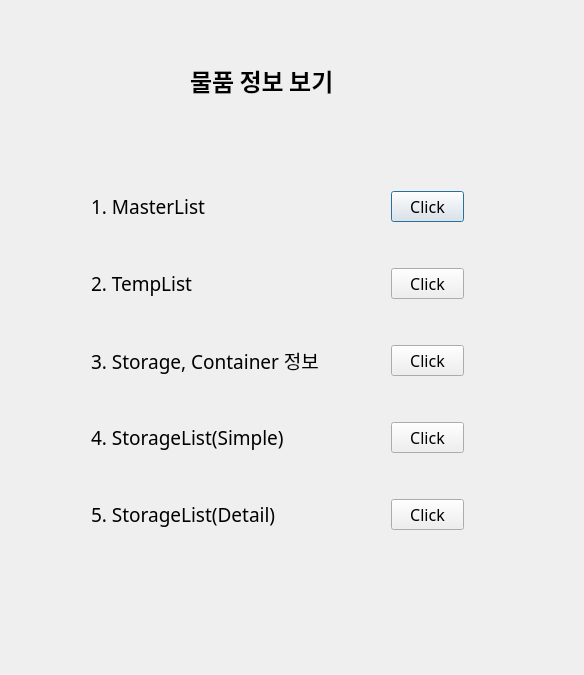
<?xml version="1.0" encoding="UTF-8"?>
<ui version="4.0">
 <class>DisplayWindow</class>
 <widget class="QDialog" name="DisplayWindow">
  <property name="geometry">
   <rect>
    <x>0</x>
    <y>0</y>
    <width>584</width>
    <height>675</height>
   </rect>
  </property>
  <property name="windowTitle">
   <string>DisplayWindow</string>
  </property>
  <widget class="QLabel" name="label">
   <property name="geometry">
    <rect>
     <x>190</x>
     <y>50</y>
     <width>201</width>
     <height>61</height>
    </rect>
   </property>
   <property name="font">
    <font>
     <family>함초롬바탕</family>
     <pointsize>18</pointsize>
     <weight>75</weight>
     <bold>true</bold>
    </font>
   </property>
   <property name="text">
    <string>물품 정보 보기</string>
   </property>
  </widget>
  <widget class="QWidget" name="layoutWidget">
   <property name="geometry">
    <rect>
     <x>80</x>
     <y>160</y>
     <width>290</width>
     <height>401</height>
    </rect>
   </property>
   <layout class="QVBoxLayout" name="verticalLayout">
    <item>
     <widget class="QLabel" name="label_2">
      <property name="font">
       <font>
        <family>함초롬바탕</family>
        <pointsize>14</pointsize>
        <weight>50</weight>
        <bold>false</bold>
       </font>
      </property>
      <property name="text">
       <string>1. MasterList</string>
      </property>
     </widget>
    </item>
    <item>
     <widget class="QLabel" name="label_3">
      <property name="font">
       <font>
        <family>함초롬바탕</family>
        <pointsize>14</pointsize>
        <weight>50</weight>
        <bold>false</bold>
       </font>
      </property>
      <property name="text">
       <string>2. TempList</string>
      </property>
     </widget>
    </item>
    <item>
     <widget class="QLabel" name="label_4">
      <property name="font">
       <font>
        <family>함초롬바탕</family>
        <pointsize>14</pointsize>
        <weight>50</weight>
        <bold>false</bold>
       </font>
      </property>
      <property name="text">
       <string>3. Storage, Container 정보</string>
      </property>
     </widget>
    </item>
    <item>
     <widget class="QLabel" name="label_5">
      <property name="font">
       <font>
        <family>함초롬바탕</family>
        <pointsize>14</pointsize>
        <weight>50</weight>
        <bold>false</bold>
       </font>
      </property>
      <property name="text">
       <string>4. StorageList(Simple)</string>
      </property>
     </widget>
    </item>
    <item>
     <widget class="QLabel" name="label_6">
      <property name="font">
       <font>
        <family>함초롬바탕</family>
        <pointsize>14</pointsize>
        <weight>50</weight>
        <bold>false</bold>
       </font>
      </property>
      <property name="text">
       <string>5. StorageList(Detail)</string>
      </property>
     </widget>
    </item>
   </layout>
  </widget>
  <widget class="QWidget" name="layoutWidget">
   <property name="geometry">
    <rect>
     <x>380</x>
     <y>140</y>
     <width>95</width>
     <height>441</height>
    </rect>
   </property>
   <layout class="QVBoxLayout" name="verticalLayout_2">
    <item>
     <widget class="QPushButton" name="pushButton">
      <property name="font">
       <font>
        <family>함초롬바탕</family>
        <pointsize>12</pointsize>
       </font>
      </property>
      <property name="text">
       <string>Click</string>
      </property>
     </widget>
    </item>
    <item>
     <widget class="QPushButton" name="pushButton_2">
      <property name="font">
       <font>
        <family>함초롬바탕</family>
        <pointsize>12</pointsize>
       </font>
      </property>
      <property name="text">
       <string>Click</string>
      </property>
     </widget>
    </item>
    <item>
     <widget class="QPushButton" name="pushButton_3">
      <property name="font">
       <font>
        <family>함초롬바탕</family>
        <pointsize>12</pointsize>
       </font>
      </property>
      <property name="text">
       <string>Click</string>
      </property>
     </widget>
    </item>
    <item>
     <widget class="QPushButton" name="pushButton_4">
      <property name="font">
       <font>
        <family>함초롬바탕</family>
        <pointsize>12</pointsize>
       </font>
      </property>
      <property name="text">
       <string>Click</string>
      </property>
     </widget>
    </item>
    <item>
     <widget class="QPushButton" name="pushButton_5">
      <property name="font">
       <font>
        <family>함초롬바탕</family>
        <pointsize>12</pointsize>
       </font>
      </property>
      <property name="text">
       <string>Click</string>
      </property>
     </widget>
    </item>
   </layout>
  </widget>
 </widget>
 <layoutdefault spacing="6" margin="11"/>
 <resources/>
 <connections>
  <connection>
   <sender>pushButton</sender>
   <signal>clicked()</signal>
   <receiver>DisplayWindow</receiver>
   <slot>displayMasterList()</slot>
   <hints>
    <hint type="sourcelabel">
     <x>419</x>
     <y>192</y>
    </hint>
    <hint type="destinationlabel">
     <x>264</x>
     <y>118</y>
    </hint>
   </hints>
  </connection>
  <connection>
   <sender>pushButton_2</sender>
   <signal>clicked()</signal>
   <receiver>DisplayWindow</receiver>
   <slot>displayTempList()</slot>
   <hints>
    <hint type="sourcelabel">
     <x>428</x>
     <y>287</y>
    </hint>
    <hint type="destinationlabel">
     <x>445</x>
     <y>293</y>
    </hint>
   </hints>
  </connection>
  <connection>
   <sender>pushButton_3</sender>
   <signal>clicked()</signal>
   <receiver>DisplayWindow</receiver>
   <slot>displayStoCon()</slot>
   <hints>
    <hint type="sourcelabel">
     <x>419</x>
     <y>356</y>
    </hint>
    <hint type="destinationlabel">
     <x>508</x>
     <y>328</y>
    </hint>
   </hints>
  </connection>
  <connection>
   <sender>pushButton_4</sender>
   <signal>clicked()</signal>
   <receiver>DisplayWindow</receiver>
   <slot>displayStoSimple()</slot>
   <hints>
    <hint type="sourcelabel">
     <x>442</x>
     <y>435</y>
    </hint>
    <hint type="destinationlabel">
     <x>516</x>
     <y>410</y>
    </hint>
   </hints>
  </connection>
  <connection>
   <sender>pushButton_5</sender>
   <signal>clicked()</signal>
   <receiver>DisplayWindow</receiver>
   <slot>displayStoDetail()</slot>
   <hints>
    <hint type="sourcelabel">
     <x>415</x>
     <y>531</y>
    </hint>
    <hint type="destinationlabel">
     <x>486</x>
     <y>572</y>
    </hint>
   </hints>
  </connection>
 </connections>
 <slots>
  <slot>displayMasterList()</slot>
  <slot>displayTempList()</slot>
  <slot>displayStoCon()</slot>
  <slot>displayStoSimple()</slot>
  <slot>displayStoDetail()</slot>
 </slots>
</ui>
